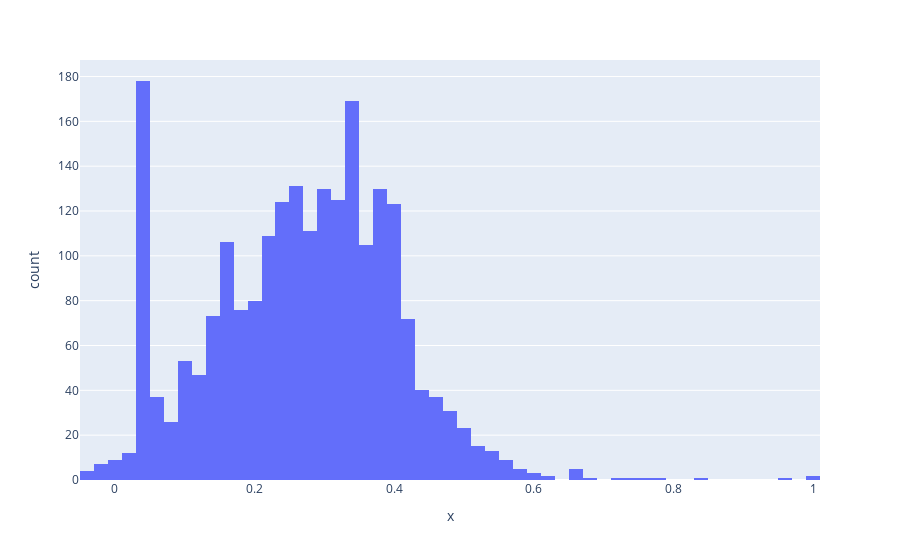

Notebook code cell kept with this figure:
### Code cell
px.histogram(x = df["best_flight_sim"])

### Figure 1 — Plotly figure (JSON) as saved in the notebook; plotly's stock layout.template omitted (floating-point values rounded to 4 significant figures; data arrays with more than 128 entries replaced by an {"elided": "..."} marker saying what was removed)
{"data": [{"alignmentgroup": "True", "bingroup": "x", "hoverlabel": {"namelength": 0}, "hovertemplate": "x=%{x}<br>count=%{y}", "legendgroup": "", "marker": {"color": "#636efa"}, "name": "", "offsetgroup": "", "orientation": "v", "showlegend": false, "type": "histogram", "x": {"elided": "2229 float values"}, "xaxis": "x", "yaxis": "y"}], "layout": {"barmode": "relative", "legend": {"tracegroupgap": 0}, "margin": {"t": 60}, "xaxis": {"anchor": "y", "domain": [0, 1], "title": {"text": "x"}}, "yaxis": {"anchor": "x", "domain": [0, 1], "title": {"text": "count"}}}}
